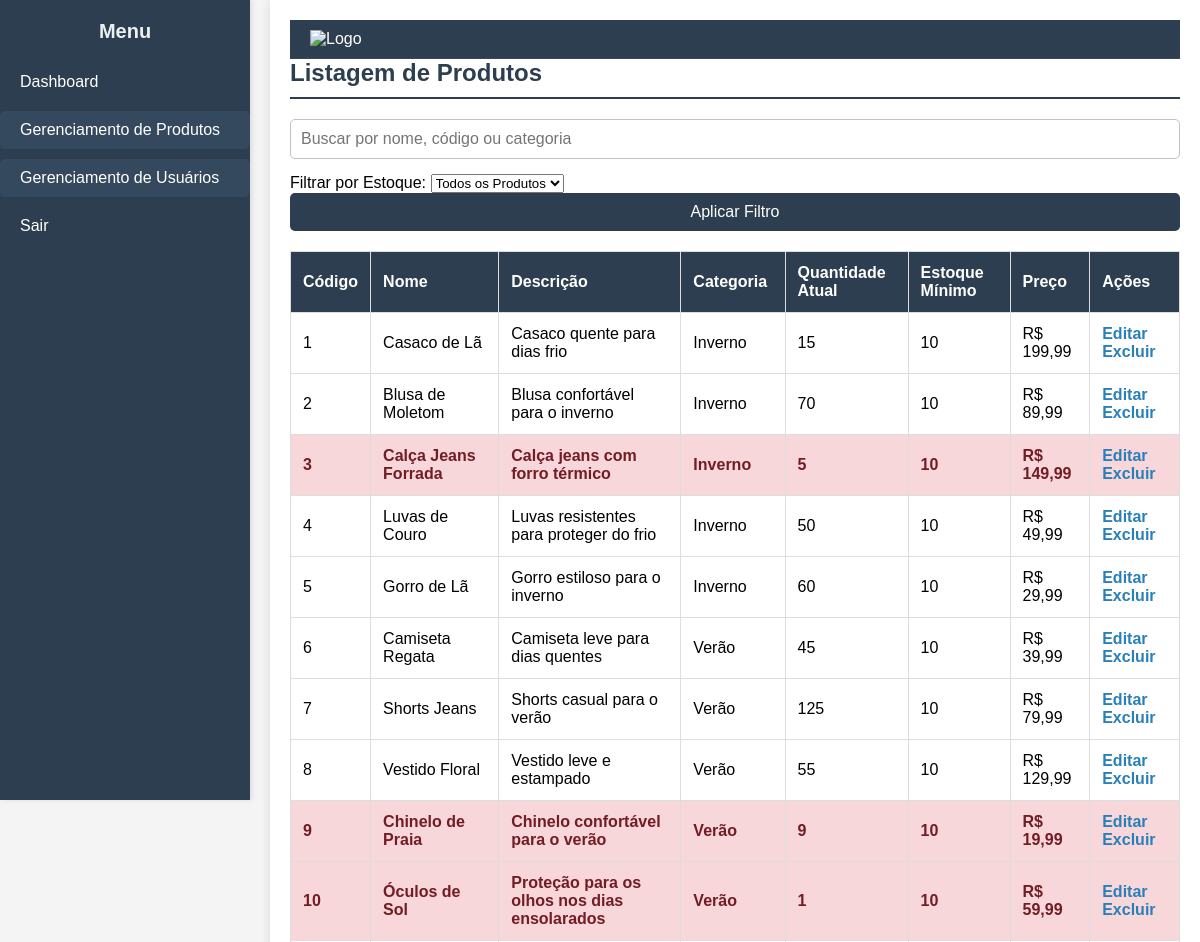
Page /listagem-produtos.php (signed in, upper part) on the earlier database version.
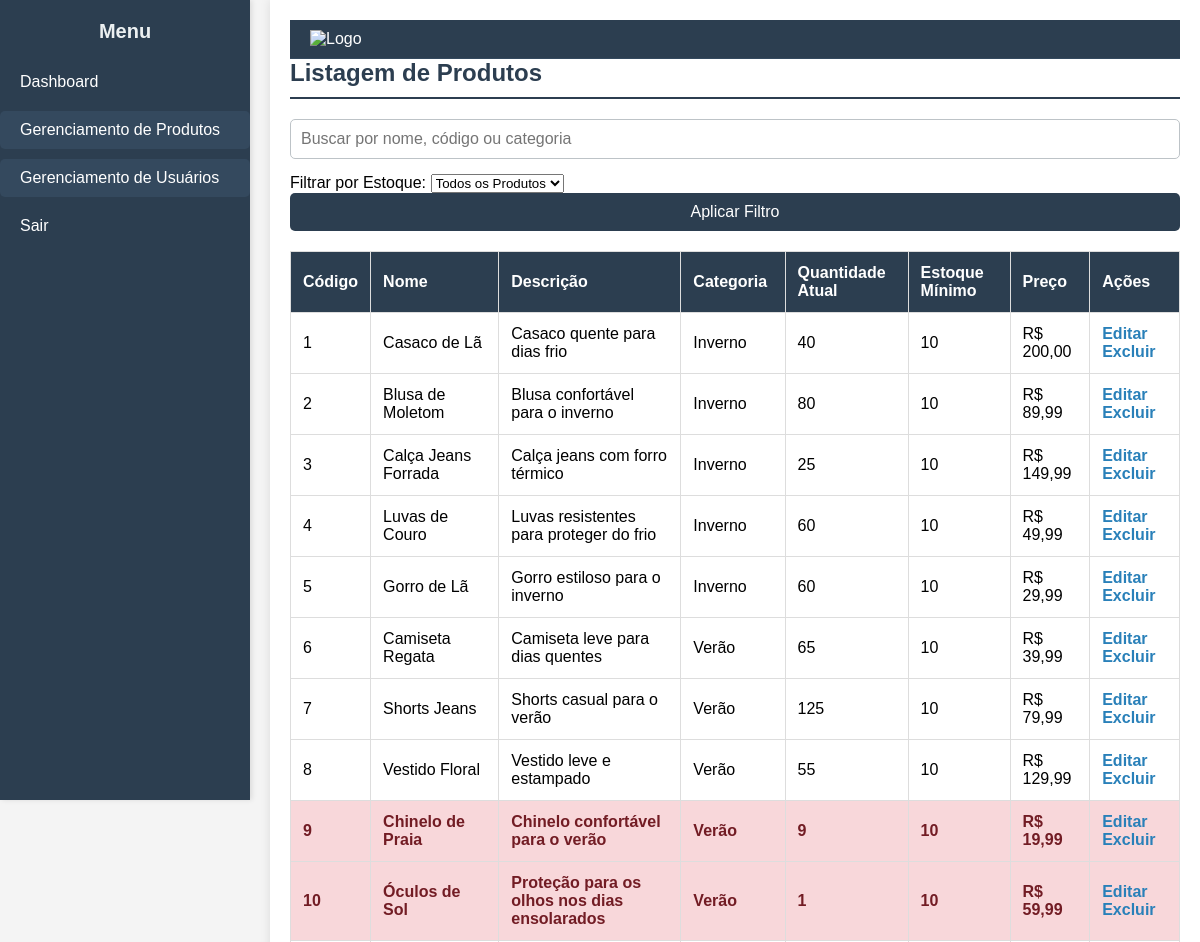
Same page on the later database version.
### tables this page shows
CREATE TABLE `produtos` (
  `id` int(11) NOT NULL,
  `nome` varchar(100) NOT NULL,
  `descricao` text DEFAULT NULL,
  `quantidade` int(11) NOT NULL,
  `preco` decimal(10,2) NOT NULL,
  `categoria_id` int(11) DEFAULT NULL,
  `estoque_minimo` int(11) DEFAULT 10
);

CREATE TABLE `categorias` (
  `id` int(11) NOT NULL,
  `nome` varchar(100) NOT NULL
);

### listagem-produtos.php (the view, shortened to what this page needs)
<?php
include_once 'db/connect.php';
function formatarValorMonetario($valor) {
    return 'R$ ' . number_format($valor, 2, ',', '.');
}
function formatarNumeroInteiro($numero) {
    return number_format($numero, 0, ',', '.');
}
$busca = isset($_GET['busca']) ? trim($_GET['busca']) : '';
$filtro_estoque = isset($_GET['filtro_estoque']) ? $_GET['filtro_estoque'] : 'todos';
if ($busca) {
    $stmt = $pdo->prepare("
        SELECT p.*, c.nome AS categoria_nome
        FROM produtos p
        LEFT JOIN categorias c ON p.categoria_id = c.id
        WHERE (p.id = :id OR p.nome LIKE :nome OR c.nome LIKE :categoria)
        AND (:filtro_estoque = 'todos' OR p.quantidade <= p.estoque_minimo)
    ");
    $stmt->bindValue(':id', $busca, PDO::PARAM_INT);
    $stmt->bindValue(':nome', '%' . $busca . '%', PDO::PARAM_STR);
    $stmt->bindValue(':categoria', '%' . $busca . '%', PDO::PARAM_STR);
    $stmt->bindValue(':filtro_estoque', $filtro_estoque, PDO::PARAM_STR);
    $stmt->execute();
} else {
    $stmt = $pdo->prepare("
        SELECT p.*, c.nome AS categoria_nome
        FROM produtos p
        LEFT JOIN categorias c ON p.categoria_id = c.id
        WHERE :filtro_estoque = 'todos' OR p.quantidade <= p.estoque_minimo
    ");
    $stmt->bindValue(':filtro_estoque', $filtro_estoque, PDO::PARAM_STR);
    $stmt->execute();
}
$produtos = $stmt->fetchAll(PDO::FETCH_ASSOC);
?>
<!DOCTYPE html>
<html lang="pt-br">
<head>
    <link rel="stylesheet" href="css/style.css">
</head>
<body>
    <div class="container">
        <?php include_once 'includes/sidebar.php'; ?>
        <main class="content">
            <header class="header">
                <div class="logo">
                    <img src="https://bluefocus.com.br/sites/default/files/styles/medium/public/estoque.png?itok=1yVi8VcO" alt="Logo" width="50">
                </div>
            </header>
            <div class="scrollable-content">
                <h2>Listagem de Produtos</h2>
                <form method="GET" style="margin-bottom: 20px;">
                    <input type="text" name="busca" placeholder="Buscar por nome, código ou categoria" value="<?= htmlspecialchars($busca) ?>" required>
                    <label for="filtro_estoque">Filtrar por Estoque:</label>
                    <select name="filtro_estoque" id="filtro_estoque">
                        <option value="todos" <?= $filtro_estoque === 'todos' ? 'selected' : '' ?>>Todos os Produtos</option>
                    </select>
                    <button type="submit">Aplicar Filtro</button>
                </form>
                <table class="desktop-table">
                    <thead>
                        <tr>
                            <th>Código</th>
                            <th>Nome</th>
                            <th>Descrição</th>
                            <th>Categoria</th>
                            <th>Quantidade Atual</th>
                            <th>Estoque Mínimo</th>
                            <th>Preço</th>
                            <th>Ações</th>
                        </tr>
                    </thead>
                    <tbody>
                        <?php foreach ($produtos as $produto): ?>
                            <tr class="<?= $produto['quantidade'] <= $produto['estoque_minimo'] ? 'baixo-estoque' : '' ?>">
                                <td><?= $produto['id'] ?></td>
                                <td><?= htmlspecialchars($produto['nome']) ?></td>
                                <td><?= htmlspecialchars($produto['descricao']) ?></td>
                                <td><?= htmlspecialchars($produto['categoria_nome'] ?? 'Sem Categoria') ?></td>
                                <td><?= formatarNumeroInteiro($produto['quantidade']) ?></td>
                                <td><?= formatarNumeroInteiro($produto['estoque_minimo']) ?></td>
                                <td><?= formatarValorMonetario($produto['preco']) ?></td>
                                <td>
                                    <a href="editar-produto.php?id=<?= $produto['id'] ?>">Editar</a>
                                    <a href="excluir-produto.php?id=<?= $produto['id'] ?>" onclick="return confirm('Tem certeza que deseja excluir este produto?')">Excluir</a>
                                </td>
                            </tr>
                        <?php endforeach; ?>
                    </tbody>
                </table>
            </div>
        </main>
    </div>
</body>
</html>

Differences in the rows shown:
changed produtos "Casaco de Lã": quantidade "15" → "40"; preco "R$ 199,99" → "R$ 200,00"
changed produtos "Blusa de Moletom": quantidade "70" → "80"
changed produtos "Calça Jeans Forrada": quantidade "5" → "25"
changed produtos "Luvas de Couro": quantidade "50" → "60"
changed produtos "Camiseta Regata": quantidade "45" → "65"
